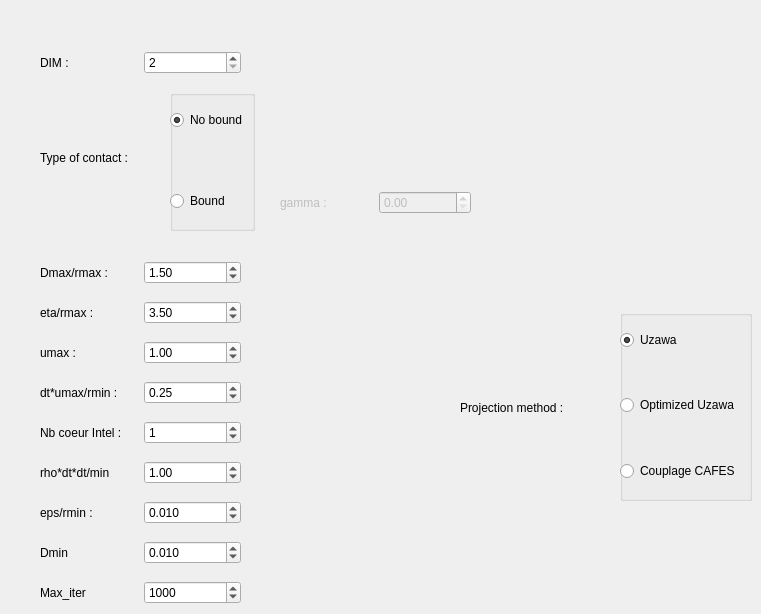
         <widget class="QWidget" name="prop">
          <attribute name="title">
           <string>Parameters</string>
          </attribute>
          <widget class="QWidget" name="layoutWidget_118">
           <property name="geometry">
            <rect>
             <x>40</x>
             <y>50</y>
             <width>201</width>
             <height>25</height>
            </rect>
           </property>
           <layout class="QHBoxLayout" name="horizontalLayout_120">
            <item>
             <widget class="QLabel" name="label_118">
              <property name="enabled">
               <bool>true</bool>
              </property>
              <property name="text">
               <string>DIM :</string>
              </property>
             </widget>
            </item>
            <item>
             <widget class="QSpinBox" name="ParamDIM">
              <property name="minimum">
               <number>2</number>
              </property>
              <property name="maximum">
               <number>3</number>
              </property>
             </widget>
            </item>
           </layout>
          </widget>
          <widget class="QWidget" name="ParamTOCGammaWidget" native="true">
           <property name="enabled">
            <bool>false</bool>
           </property>
           <property name="geometry">
            <rect>
             <x>280</x>
             <y>190</y>
             <width>191</width>
             <height>25</height>
            </rect>
           </property>
           <widget class="QWidget" name="layoutWidget_183">
            <property name="geometry">
             <rect>
              <x>0</x>
              <y>0</y>
              <width>191</width>
              <height>25</height>
             </rect>
            </property>
            <layout class="QHBoxLayout" name="horizontalLayout_181">
             <item>
              <widget class="QLabel" name="ParamLabelGamma">
               <property name="text">
                <string>gamma :</string>
               </property>
              </widget>
             </item>
             <item>
              <widget class="QDoubleSpinBox" name="ParamGamma"/>
             </item>
            </layout>
           </widget>
          </widget>
          <widget class="QLabel" name="label_119">
           <property name="geometry">
            <rect>
             <x>40</x>
             <y>150</y>
             <width>111</width>
             <height>16</height>
            </rect>
           </property>
           <property name="text">
            <string>Type of contact :</string>
           </property>
          </widget>
          <widget class="QWidget" name="layoutWidget_185">
           <property name="geometry">
            <rect>
             <x>40</x>
             <y>260</y>
             <width>201</width>
             <height>25</height>
            </rect>
           </property>
           <layout class="QHBoxLayout" name="horizontalLayout_183">
            <item>
             <widget class="QLabel" name="label_183">
              <property name="enabled">
               <bool>true</bool>
              </property>
              <property name="text">
               <string>Dmax/rmax :</string>
              </property>
             </widget>
            </item>
            <item>
             <widget class="QDoubleSpinBox" name="ParamDmax_rmax">
              <property name="enabled">
               <bool>true</bool>
              </property>
              <property name="value">
               <double>1.500000000000000</double>
              </property>
             </widget>
            </item>
           </layout>
          </widget>
          <widget class="QWidget" name="layoutWidget_186">
           <property name="geometry">
            <rect>
             <x>40</x>
             <y>300</y>
             <width>201</width>
             <height>25</height>
            </rect>
           </property>
           <layout class="QHBoxLayout" name="horizontalLayout_184">
            <item>
             <widget class="QLabel" name="label_184">
              <property name="enabled">
               <bool>true</bool>
              </property>
              <property name="text">
               <string>eta/rmax :</string>
              </property>
             </widget>
            </item>
            <item>
             <widget class="QDoubleSpinBox" name="ParamEta_rmax">
              <property name="enabled">
               <bool>true</bool>
              </property>
              <property name="value">
               <double>3.500000000000000</double>
              </property>
             </widget>
            </item>
           </layout>
          </widget>
          <widget class="QWidget" name="layoutWidget_187">
           <property name="geometry">
            <rect>
             <x>40</x>
             <y>340</y>
             <width>201</width>
             <height>25</height>
            </rect>
           </property>
           <layout class="QHBoxLayout" name="horizontalLayout_185">
            <item>
             <widget class="QLabel" name="label_185">
              <property name="enabled">
               <bool>true</bool>
              </property>
              <property name="text">
               <string>umax :</string>
              </property>
             </widget>
            </item>
            <item>
             <widget class="QDoubleSpinBox" name="ParamUmax">
              <property name="enabled">
               <bool>true</bool>
              </property>
              <property name="value">
               <double>1.000000000000000</double>
              </property>
             </widget>
            </item>
           </layout>
          </widget>
          <widget class="QWidget" name="layoutWidget_188">
           <property name="geometry">
            <rect>
             <x>40</x>
             <y>380</y>
             <width>201</width>
             <height>25</height>
            </rect>
           </property>
           <layout class="QHBoxLayout" name="horizontalLayout_186">
            <item>
             <widget class="QLabel" name="label_186">
              <property name="enabled">
               <bool>true</bool>
              </property>
              <property name="text">
               <string>dt*umax/rmin :</string>
              </property>
             </widget>
            </item>
            <item>
             <widget class="QDoubleSpinBox" name="ParamDtUmax_rmin">
              <property name="enabled">
               <bool>true</bool>
              </property>
              <property name="value">
               <double>0.250000000000000</double>
              </property>
             </widget>
            </item>
           </layout>
          </widget>
          <widget class="QWidget" name="layoutWidget_189">
           <property name="geometry">
            <rect>
             <x>40</x>
             <y>420</y>
             <width>201</width>
             <height>25</height>
            </rect>
           </property>
           <layout class="QHBoxLayout" name="horizontalLayout_187">
            <item>
             <widget class="QLabel" name="label_187">
              <property name="enabled">
               <bool>true</bool>
              </property>
              <property name="text">
               <string>Nb coeur Intel :</string>
              </property>
             </widget>
            </item>
            <item>
             <widget class="QSpinBox" name="ParamNbcoeur">
              <property name="value">
               <number>1</number>
              </property>
             </widget>
            </item>
           </layout>
          </widget>
          <widget class="QWidget" name="layoutWidget_190">
           <property name="geometry">
            <rect>
             <x>40</x>
             <y>460</y>
             <width>201</width>
             <height>25</height>
            </rect>
           </property>
           <layout class="QHBoxLayout" name="horizontalLayout_188">
            <item>
             <widget class="QLabel" name="label_188">
              <property name="enabled">
               <bool>true</bool>
              </property>
              <property name="text">
               <string>rho*dt*dt/min</string>
              </property>
             </widget>
            </item>
            <item>
             <widget class="QDoubleSpinBox" name="ParamRhoDtDt_min">
              <property name="enabled">
               <bool>true</bool>
              </property>
              <property name="value">
               <double>1.000000000000000</double>
              </property>
             </widget>
            </item>
           </layout>
          </widget>
          <widget class="QWidget" name="layoutWidget_191">
           <property name="geometry">
            <rect>
             <x>40</x>
             <y>500</y>
             <width>201</width>
             <height>25</height>
            </rect>
           </property>
           <layout class="QHBoxLayout" name="horizontalLayout_189">
            <item>
             <widget class="QLabel" name="label_189">
              <property name="enabled">
               <bool>true</bool>
              </property>
              <property name="text">
               <string>eps/rmin :</string>
              </property>
             </widget>
            </item>
            <item>
             <widget class="QDoubleSpinBox" name="ParamEps_rmin">
              <property name="enabled">
               <bool>true</bool>
              </property>
              <property name="decimals">
               <number>3</number>
              </property>
              <property name="value">
               <double>0.010000000000000</double>
              </property>
             </widget>
            </item>
           </layout>
          </widget>
          <widget class="QWidget" name="layoutWidget_192">
           <property name="geometry">
            <rect>
             <x>40</x>
             <y>540</y>
             <width>201</width>
             <height>25</height>
            </rect>
           </property>
           <layout class="QHBoxLayout" name="horizontalLayout_190">
            <item>
             <widget class="QLabel" name="label_190">
              <property name="enabled">
               <bool>true</bool>
              </property>
              <property name="text">
               <string>Dmin</string>
              </property>
             </widget>
            </item>
            <item>
             <widget class="QDoubleSpinBox" name="ParamDmin">
              <property name="enabled">
               <bool>true</bool>
              </property>
              <property name="decimals">
               <number>3</number>
              </property>
              <property name="singleStep">
               <double>0.010000000000000</double>
              </property>
              <property name="value">
               <double>0.010000000000000</double>
              </property>
             </widget>
            </item>
           </layout>
          </widget>
          <widget class="QWidget" name="layoutWidget_193">
           <property name="geometry">
            <rect>
             <x>40</x>
             <y>580</y>
             <width>201</width>
             <height>25</height>
            </rect>
           </property>
           <layout class="QHBoxLayout" name="horizontalLayout_191">
            <item>
             <widget class="QLabel" name="label_191">
              <property name="enabled">
               <bool>true</bool>
              </property>
              <property name="text">
               <string>Max_iter</string>
              </property>
             </widget>
            </item>
            <item>
             <widget class="QSpinBox" name="ParamMaxiter">
              <property name="maximum">
               <number>10000</number>
              </property>
              <property name="value">
               <number>1000</number>
              </property>
              <property name="displayIntegerBase">
               <number>10</number>
              </property>
             </widget>
            </item>
           </layout>
          </widget>
          <widget class="QLabel" name="label_192">
           <property name="geometry">
            <rect>
             <x>460</x>
             <y>400</y>
             <width>141</width>
             <height>16</height>
            </rect>
           </property>
           <property name="text">
            <string>Projection method :</string>
           </property>
          </widget>
          <widget class="QGroupBox" name="groupBox_5">
           <property name="geometry">
            <rect>
             <x>170</x>
             <y>90</y>
             <width>85</width>
             <height>141</height>
            </rect>
           </property>
           <property name="title">
            <string/>
           </property>
           <widget class="QWidget" name="layoutWidget">
            <property name="geometry">
             <rect>
              <x>0</x>
              <y>20</y>
              <width>85</width>
              <height>101</height>
             </rect>
            </property>
            <layout class="QVBoxLayout" name="verticalLayout_19">
             <item>
              <widget class="QRadioButton" name="ParamTOCNoBound">
               <property name="text">
                <string>No bound</string>
               </property>
               <property name="checked">
                <bool>true</bool>
               </property>
              </widget>
             </item>
             <item>
              <spacer name="verticalSpacer_99">
               <property name="orientation">
                <enum>Qt::Vertical</enum>
               </property>
               <property name="sizeHint" stdset="0">
                <size>
                 <width>20</width>
                 <height>40</height>
                </size>
               </property>
              </spacer>
             </item>
             <item>
              <widget class="QRadioButton" name="ParamTOCBound">
               <property name="text">
                <string>Bound</string>
               </property>
               <property name="checked">
                <bool>false</bool>
               </property>
              </widget>
             </item>
            </layout>
           </widget>
          </widget>
          <widget class="QGroupBox" name="groupBox_6">
           <property name="geometry">
            <rect>
             <x>620</x>
             <y>310</y>
             <width>132</width>
             <height>191</height>
            </rect>
           </property>
           <property name="title">
            <string/>
           </property>
           <widget class="QWidget" name="layoutWidget">
            <property name="geometry">
             <rect>
              <x>0</x>
              <y>20</y>
              <width>132</width>
              <height>151</height>
             </rect>
            </property>
            <layout class="QVBoxLayout" name="verticalLayout_20">
             <item>
              <widget class="QRadioButton" name="ParamUzawa">
               <property name="text">
                <string>Uzawa</string>
               </property>
               <property name="checked">
                <bool>true</bool>
               </property>
              </widget>
             </item>
             <item>
              <spacer name="verticalSpacer_100">
               <property name="orientation">
                <enum>Qt::Vertical</enum>
               </property>
               <property name="sizeHint" stdset="0">
                <size>
                 <width>20</width>
                 <height>40</height>
                </size>
               </property>
              </spacer>
             </item>
             <item>
              <widget class="QRadioButton" name="ParamOptimizedUzawa">
               <property name="text">
                <string>Optimized Uzawa</string>
               </property>
              </widget>
             </item>
             <item>
              <spacer name="verticalSpacer_101">
               <property name="orientation">
                <enum>Qt::Vertical</enum>
               </property>
               <property name="sizeHint" stdset="0">
                <size>
                 <width>20</width>
                 <height>40</height>
                </size>
               </property>
              </spacer>
             </item>
             <item>
              <widget class="QRadioButton" name="ParamCouplageCafes">
               <property name="text">
                <string>Couplage CAFES</string>
               </property>
              </widget>
             </item>
            </layout>
           </widget>
          </widget>
         </widget>
